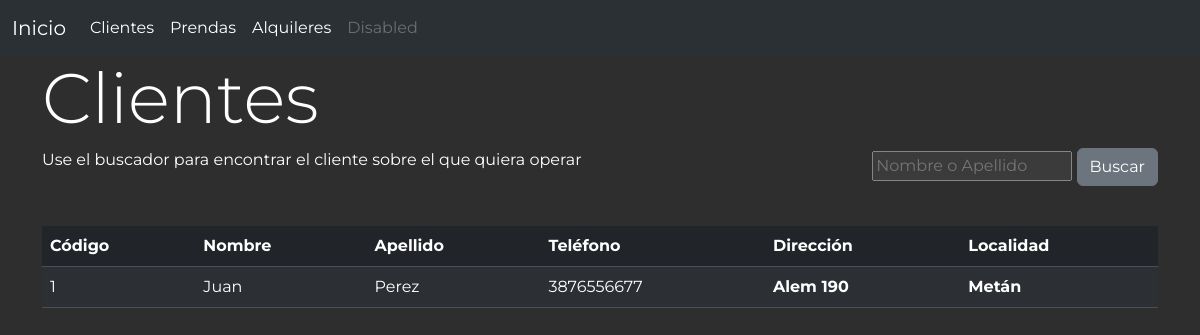
Page /clientes/ on the earlier database version.
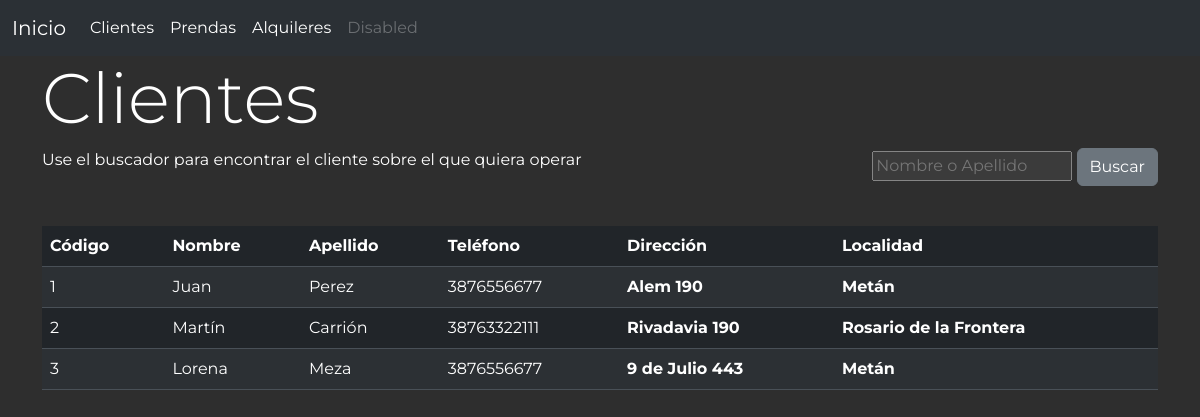
Same page on the later database version.
### alquiler/models.py (models this page shows, shortened)
class Cliente(models.Model):
    nombre = models.CharField(max_length=50, null=False, verbose_name='Nombre')
    apellido = models.CharField(max_length=50, null=False, verbose_name='Apellido')
    telefono = models.CharField(max_length=12, blank=True, verbose_name='Teléfono',)
    direccion = models.CharField(max_length=50, blank=True, verbose_name='Dirección',)
    localidad = models.ForeignKey(Localidad, on_delete=models.CASCADE, default=1, related_name='Localidad')
    dni = models.CharField(max_length=8, unique=True, verbose_name='DNI',null=True, blank=True)
    GENERO_CHOICES = [
        ('F', 'Femenino'),
        ('M', 'Masculino'),
        ('O', 'Otro'),
    ]
    genero = models.CharField(max_length=1, choices=GENERO_CHOICES, default='F')
    observacion = models.CharField(max_length=400, blank=True, verbose_name='Observación')
    class Meta:
        db_table = 'cliente'
        verbose_name = 'cliente'
        verbose_name_plural = 'clientes'

class Localidad(models.Model):
    nombre = models.CharField(max_length=50, null=False, verbose_name='Nombre')
    provincia = models.CharField(max_length=20, null=False, verbose_name='Provincia')
    def __str__(self):
        return f'{self.nombre}'
    class Meta:
        db_table = 'localidad'
        verbose_name = 'localidad'
        verbose_name_plural = 'localidades'

### alquiler/views.py (the view)
# urls.py: path('clientes/',views.clientes, name='clientes'),
def clientes(request):
    query = request.GET.get('q', '')
    if query:
        clientes = Cliente.objects.filter(nombre__icontains=query) | Cliente.objects.filter(apellido__icontains=query)
    else:
        clientes = Cliente.objects.all()
    return render(request, 'clientes.html', {'clientes': clientes, 'query': query})

### alquiler/templates/clientes.html (shortened to what this page needs)
{% extends 'layout.html' %}
{% block content %}
<main class="container">
    <h1>Clientes</h1>
    <div class="extremos">
        <span>Use el buscador para encontrar el cliente sobre el que quiera operar</span>
        <form action="{% url 'clientes' %}" method="get">
            <input type="search" name="q" value="{{ query }}" placeholder="Nombre o Apellido">
            <button class="btn btn-secondary" type="submit">Buscar</button>
        </form>
    </div>
    <br>
    <table class="table table-striped">
        <thead>
            <tr>
                <th scope="col">Código</th>
                <th scope="col">Nombre</th>
                <th scope="col">Apellido</th>
                <th scope="col">Teléfono</th>
                <th scope="col">Dirección</th>
                <th scope="col">Localidad</th>
            </tr>
        </thead>
        <tbody>
          {% for cliente in clientes %}
          <tr>
              <td>{{ cliente.id }}</td>
              <td>{{ cliente.nombre }}</td>
              <td>{{ cliente.apellido }}</td>
              <td>{{ cliente.telefono }}</td>
              <th>{{ cliente.direccion }}</th>
              <th>{{ cliente.localidad }}</th>
          </tr>
          {% endfor %}
        </tbody>
      </table>
</main>
{% endblock %}

### alquiler/templates/layout.html (shortened to what this page needs)
{% load static %}
<!DOCTYPE html>
<html lang="es" data-bs-theme="dark">
<head>
    <link rel="stylesheet" href="https://cdnjs.cloudflare.com/ajax/libs/font-awesome/5.15.3/css/all.min.css">
    <link rel="stylesheet" href="{% static 'css/bootstrap.min.css'%}">
    <link rel="stylesheet" href="{% static 'css/estilo.css' %}">
</head>
<nav class="navbar navbar-expand-lg bg-body-tertiary">
    <div class="container-fluid">
      <a class="navbar-brand" href="{% url 'index' %}">Inicio</a>
      <div class="collapse navbar-collapse" id="navbarNavAltMarkup">
        <div class="navbar-nav">
          <a class="nav-link active" aria-current="page" href="{% url 'clientes' %}">Clientes</a>
          <a class="nav-link" href="#">Prendas</a>
          <a class="nav-link" href="#">Alquileres</a>
          <a class="nav-link disabled" aria-disabled="true">Disabled</a>
        </div>
      </div>
    </div>
</nav>
<body>
    {% block content %}
    {% endblock %}
</body>
</html>

### alquiler/static/css/estilo.css (style rules this page uses)
body { margin: 0; font-family: 'Montserrat', sans-serif; background-color: #2e2e2e; color: #FFF; background-repeat: no-repeat; background-size: cover; background-attachment: fixed; }
h1 { font-size: 70px; font-weight: 350; }
.extremos { display: flex; justify-content: space-between; }
.navbar { background-color: #333; }
.navbar-brand { color: white; }
.nav-link { color: white; }

Differences in the rows shown:
added Cliente: id "2", nombre "Martín", apellido "Carrión", telefono "38763322111", direccion "Rivadavia 190", localidad "Rosario de la Frontera"
added Cliente: id "3", nombre "Lorena", apellido "Meza", telefono "3876556677", direccion "9 de Julio 443", localidad "Metán"
